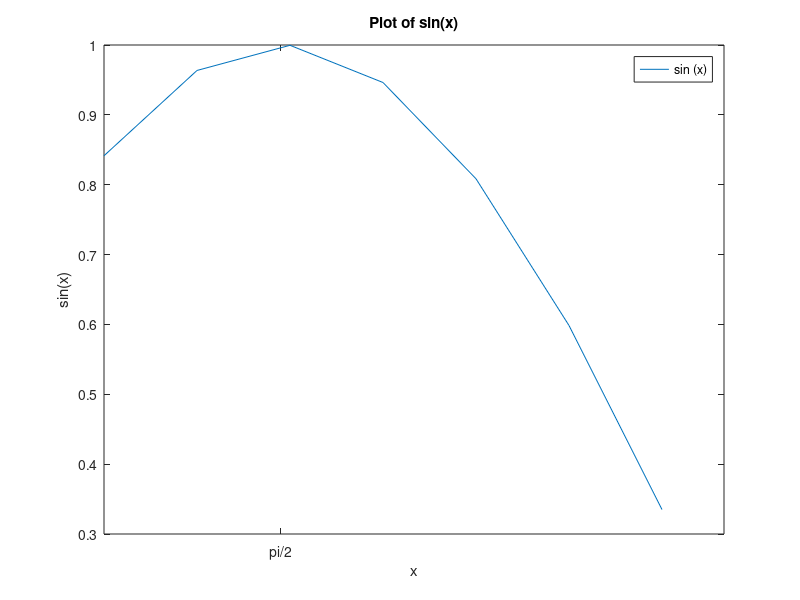

This figure's MATLAB source:
x=1:0.3:3 
y = sin(x);
figure(1);
plot(x,y);
title("Plot of sin(x)");
xlabel("x");
ylabel("sin(x)");
legend ("sin (x)");
set(gca,'xticklabelmode','manual');
set(gca,'xtick',0:pi/2:2*pi);
set(gca,'xticklabel',{'0','pi/2','pi','3pi/2','2pi'});